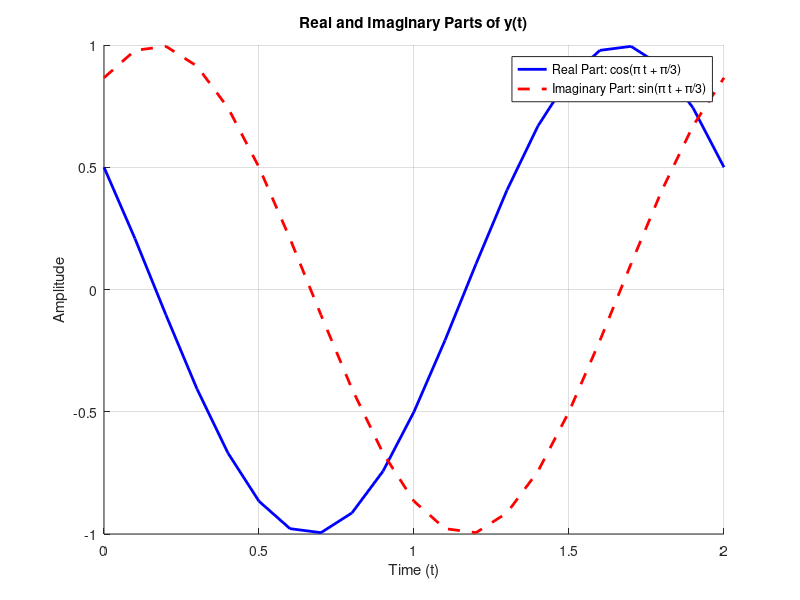

MATLAB code for this plot:
T = 2;
t = 0:0.1:T;

y_t = exp(1j * (pi * t + pi/3));

real_part = real(y_t);
imag_part = imag(y_t);
hold on;
plot(t, real_part, 'b', 'LineWidth', 2); 
plot(t, imag_part, 'r--', 'LineWidth', 2); 

xlabel('Time (t)');
ylabel('Amplitude');
title('Real and Imaginary Parts of y(t)');
legend('Real Part: cos(\pi t + \pi/3)', 'Imaginary Part: sin(\pi t + \pi/3)');
grid on;

hold off;  